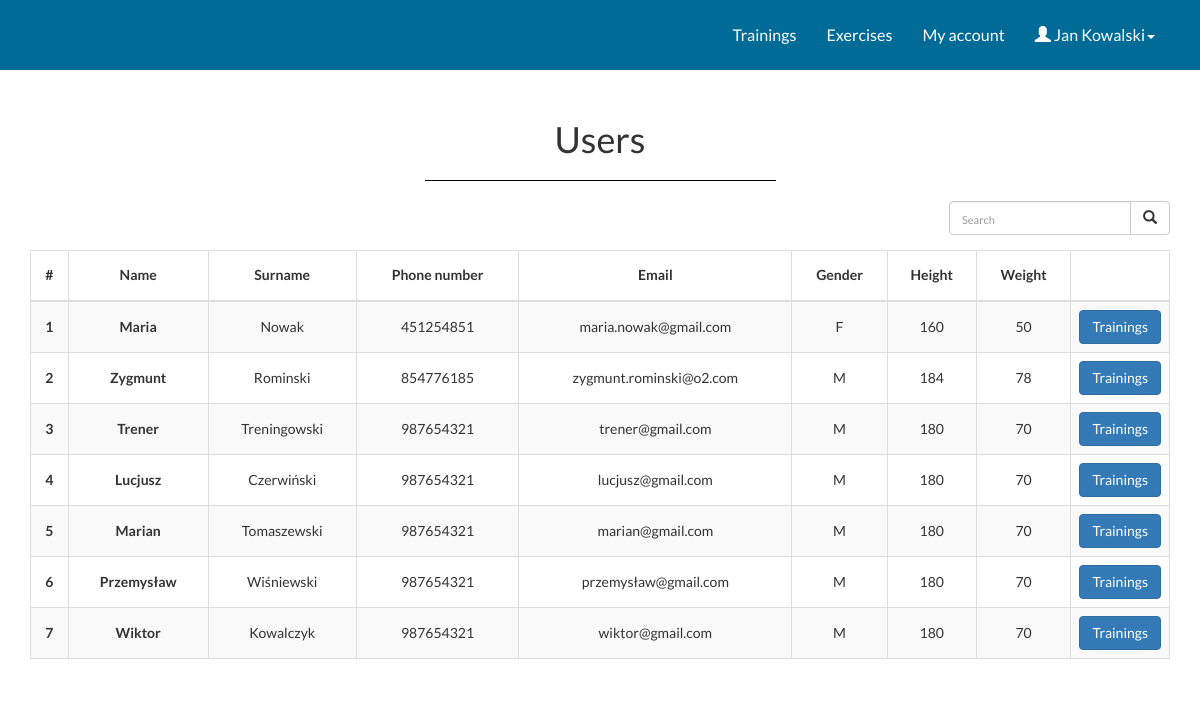
Screenshot of /create_training.php (signed in) with the database file from the repository.
### tables this page shows
CREATE TABLE Users
(
ID INTEGER NOT NULL AUTO_INCREMENT,
Name VARCHAR(20) NOT NULL,
Surname VARCHAR(50) NOT NULL,
Login VARCHAR(30) NOT NULL,
Password VARCHAR(30) NOT NULL,
User_type INTEGER,
Gender INTEGER NOT NULL,
Phone_number VARCHAR(15),
Email VARCHAR(50),
Height INTEGER,
Weight INTEGER,
CONSTRAINT Users_PK PRIMARY KEY (ID),
CONSTRAINT Users_Login_U UNIQUE (Login),
CONSTRAINT Users_Email_U UNIQUE (Email)
)DEFAULT CHARSET=utf8 COLLATE=utf8_polish_ci;

### create_training.php (the view, shortened to what this page needs)
<?php
$elements_on_page = 10;
if(isset($_GET['page']))
{
	$page = $_GET['page'];
}
else
{
	$page = 1;
}
require_once "connect.php";
?>
<!DOCTYPE html>
<html lang="en">
<head>
	<link rel="stylesheet" href="https://maxcdn.bootstrapcdn.com/bootstrap/3.3.7/css/bootstrap.min.css">
 	<link rel="stylesheet" type="text/css" href="main.css">
</head>
<body>
<?php include 'topbar.php';?>
<div class="panel-heading">
   <div class="panel-title text-center">
      <h1 class="title">Users</h1>
    </div>
</div>
<div class="container">
<div  style="text-align: right; margin-bottom: 15px;">
	<form class="navbar-form" style="margin: 0; padding-right: 0;" method="post" action="search_create_training.php">
		<div class="input-group add-on" style="text-align: right;">
			<input class="form-control" placeholder="Search" name="srch-term" id="srch-term" type="text" >
			<div class="input-group-btn">
				<button class="submit button btn btn-default" style="position: static;"><i class="glyphicon glyphicon-search"></i></button>
			</div>
		</div>
	</form>
</div>
<table class="table table-striped table-bordered table-responsive" >
  	<thead>
	    <tr>
	      <th style="vertical-align: middle;">#</th>
	      <th style="vertical-align: middle;">Name</th>
	      <th style="vertical-align: middle;">Surname</th>
	      <th style="vertical-align: middle;">Phone number</th>
	      <th style="vertical-align: middle;">Email</th>
	      <th style="vertical-align: middle;">Gender</th>
	      <th style="vertical-align: middle;">Height</th>
	      <th style="vertical-align: middle;">Weight</th>
 	      <th style="width: 70px;"></th>
	    </tr>
	</thead>
	<tbody>
<?php
try
{
	$connection = new mysqli($host, $db_user, $db_password, $db_name);
	if ($connection->connect_errno!=0)
	{
		throw new Exception(mysqli_connect_errno());
	}
	else
	{
		$result = $connection->query("SELECT ID, Name, Surname, Phone_number, Email, User_type, Gender, Height, Weight FROM Users ORDER BY ID");
		$i=1;
		while ($row = $result -> fetch_assoc())
		{
			$id = $row['ID'];
			$user_type = $row['User_type'];
			if($id != $_SESSION['id'] && $user_type !=3)
			{
				$name = $row['Name'];
				$surname = $row['Surname'];
				$phone_number = $row['Phone_number'];
				$email = $row['Email'];
				if($row['Gender'] == 1)
				{
					$gender = "M";
				}
				else if($row['Gender'] == 2)
				{
					$gender = "F";
				}
				else
				{
					$gender = NULL;
				}
				if($row['Height'] == 0)
				{
					$height = NULL;
				}
				else
				{
					$height = $row['Height'];
				}
				if($row['Weight'] == 0)
				{
					$weight = NULL;
				}
				else
				{
					$weight = $row['Weight'];
				}
				if($i>($page-1)*$elements_on_page && $i<=($page-1)*$elements_on_page+$elements_on_page)
				{
					echo "<tr style = \"vertical-align: middle;\">
					      <th style=\"vertical-align:middle;\" scope=\"row\">".$i."</th>
					      <td style=\"vertical-align:middle;\"><strong>".$name."</strong></td>
					      <td style=\"vertical-align:middle;\">".$surname."</td>
					      <td style=\"vertical-align:middle;\">".$phone_number."</td>
					      <td style=\"vertical-align:middle;\">".$email."</td>
					      <td style=\"vertical-align:middle;\">".$gender."</td>
					      <td style=\"vertical-align:middle;\">".$height."</td>
					      <td style=\"vertical-align:middle;\">".$weight."</td>
					      <td style=\"vertical-align:middle;\"><a href=\"user_trainings.php?id_user=".$id."\" class=\"btn btn-primary\">Trainings</a></td>";
				}
				$i++;
			}
		}
	}
}
catch(Exception $e)
{
	echo '<span style="color:red;">Server error</span>';
	echo '<br />Information for developers: '.$e;
}
?>
</tbody>
</table>
</div>
</body>
</html>

### main.css (style rules this page uses)
html, body { font-family: 'Lato', serif; background-color: #fff; }
input, input::-webkit-input-placeholder { font-size: 11px; padding-top: 3px; }
tr { height: 50px; }
th { text-align: center; margin-top: auto; margin-bottom: auto; vertical-align: middle; }
td { text-align: center; vertical-align: middle; margin-top: auto; margin-bottom: auto; }
.input-group-btn:last-child>.btn, .input-group-btn:last-child>.btn-group { z-index: none; margin-left: -1px; }
.input-group .form-control { position: static; }
.input-group-btn>.btn { position: static; }
.panel-heading { padding-bottom: 0; }

### rows the page displays
users: Name "Maria", Surname "Nowak", Phone_number "451254851", Email "maria.nowak@gmail.com", Gender "F", Height "160", Weight "50"
users: Name "Zygmunt", Surname "Rominski", Phone_number "854776185", Email "zygmunt.rominski@o2.com", Gender "M", Height "184", Weight "78"
users: Name "Trener", Surname "Treningowski", Phone_number "987654321", Email "trener@gmail.com", Gender "M", Height "180", Weight "70"
users: Name "Lucjusz", Surname "Czerwiński", Phone_number "987654321", Email "lucjusz@gmail.com", Gender "M", Height "180", Weight "70"
users: Name "Marian", Surname "Tomaszewski", Phone_number "987654321", Email "marian@gmail.com", Gender "M", Height "180", Weight "70"
users: Name "Przemysław", Surname "Wiśniewski", Phone_number "987654321", Email "przemysław@gmail.com", Gender "M", Height "180", Weight "70"
users: Name "Wiktor", Surname "Kowalczyk", Phone_number "987654321", Email "wiktor@gmail.com", Gender "M", Height "180", Weight "70"

### other values shown
$_SESSION["name"] "Jan"
$_SESSION["surname"] "Kowalski"
